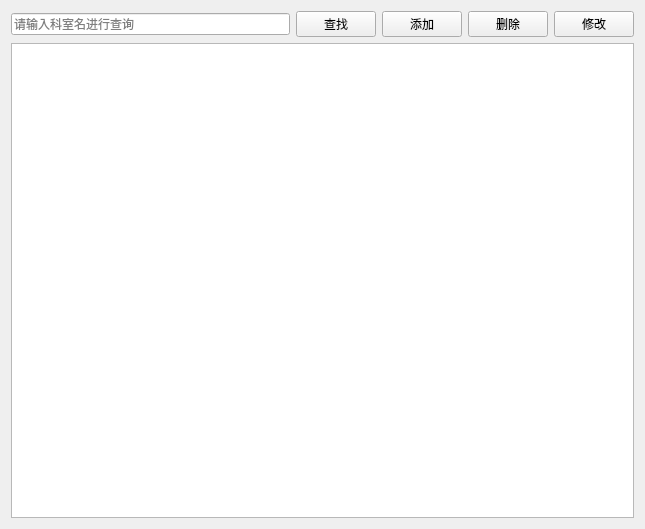
<?xml version="1.0" encoding="UTF-8"?>
<ui version="4.0">
 <class>DepartmentView</class>
 <widget class="QWidget" name="DepartmentView">
  <property name="geometry">
   <rect>
    <x>0</x>
    <y>0</y>
    <width>645</width>
    <height>529</height>
   </rect>
  </property>
  <property name="windowTitle">
   <string>科室管理</string>
  </property>
  <layout class="QVBoxLayout" name="verticalLayout">
   <item>
    <layout class="QHBoxLayout" name="horizontalLayout_2">
     <item>
      <widget class="QLineEdit" name="lineEdit">
       <property name="placeholderText">
        <string>请输入科室名进行查询</string>
       </property>
      </widget>
     </item>
     <item>
      <widget class="QPushButton" name="btcheck">
       <property name="text">
        <string>查找</string>
       </property>
      </widget>
     </item>
     <item>
      <widget class="QPushButton" name="btadd">
       <property name="text">
        <string>添加</string>
       </property>
      </widget>
     </item>
     <item>
      <widget class="QPushButton" name="btdel">
       <property name="text">
        <string>删除</string>
       </property>
      </widget>
     </item>
     <item>
      <widget class="QPushButton" name="btchange">
       <property name="text">
        <string>修改</string>
       </property>
      </widget>
     </item>
    </layout>
   </item>
   <item>
    <widget class="QTableView" name="tableView"/>
   </item>
  </layout>
 </widget>
 <resources/>
 <connections/>
</ui>
